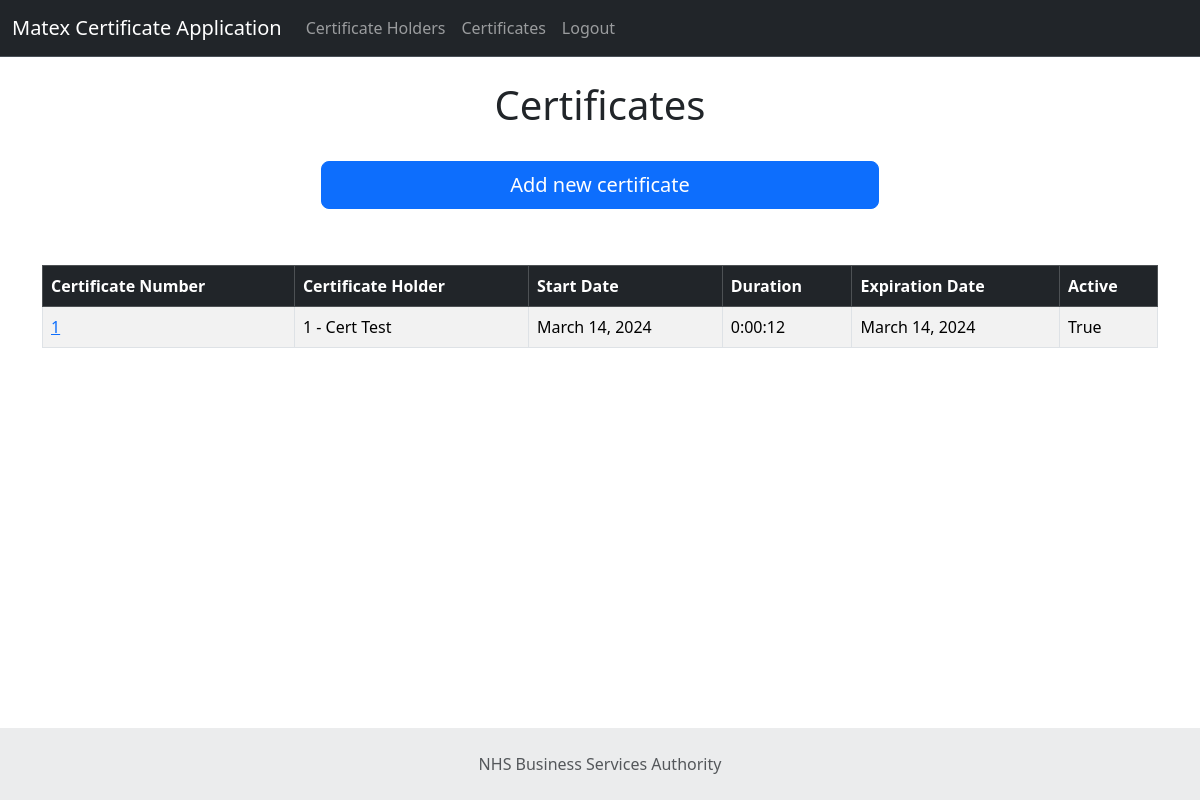
Page /certificates (signed in) on the committed database.
### matex_app/models.py (models this page shows, shortened)
class CertificateInfo(models.Model):
    certificate_holder = models.ForeignKey(CertificateHolder,on_delete=models.CASCADE)
    certificate_number = models.AutoField(primary_key=True)
    certificate_start_date = models.DateField()
    certificate_duration = models.DurationField()
    certificate_expiration_date = models.DateField()
    certificate_active = models.BooleanField()

class CertificateHolder(models.Model):
    nhs_number = models.IntegerField()
    first_name = models.CharField(max_length=50)
    last_name = models.CharField(max_length=50)
    email = models.EmailField()
    date_of_birth = models.DateField()
    def __str__(self):
        return str(self.nhs_number) + " - " + f'{self.first_name} {self.last_name}'

### matex_app/views.py (the view)
# urls.py: path('certificates', views.certificates, name='certificates'),
def certificates(request):
    if request.user.is_authenticated:
        all_certificates = CertificateInfo.objects.all()
        return render(request, 'certificates.html', {'certs': all_certificates})
    else:
        messages.success(request, 'Please log in to view this page')
        return redirect('index')

### matex_app/templates/certificates.html
{% extends "base.html" %}
{% block content %}
<h1 class="text-center">Certificates</h1>
<br/>
<div class="d-grid gap-2 col-6 mx-auto">
    <a class="btn btn-primary btn-lg" href="{% url 'add-certificate' %}" role="button">Add new certificate</a><br/>
</div>
<br/>
<table class="table table-striped table-hover table-bordered">
    <thead class="table-dark">
    <tr>
        <th scope="col">Certificate Number</th>
        <th scope="col">Certificate Holder</th>
        <th scope="col">Start Date</th>
        <th scope="col">Duration</th>
        <th scope="col">Expiration Date</th>
        <th scope="col">Active</th>
    </tr>
    </thead>
    <tbody>
    {% if certs %}
    {% for cert in certs %}
    <tr>
        <td><a href="{% url 'certificate-info' cert.certificate_number %}">{{ cert.certificate_number }}</a></td>
        <td>{{ cert.certificate_holder }}</td>
        <td>{{ cert.certificate_start_date }}</td>
        <td>{{ cert.certificate_duration }}</td>
        <td>{{ cert.certificate_expiration_date }}</td>
        <td>{{ cert.certificate_active }}</td>
    </tr>
    {% endfor %}
    {% endif %}
    </tbody>
</table>
{% endblock content %}

### rows in the picture
CertificateInfo: certificate_number "1", certificate_holder "1 - Cert Test", certificate_start_date "March 14, 2024", certificate_duration "0:00:12", certificate_expiration_date "March 14, 2024", certificate_active "True"
